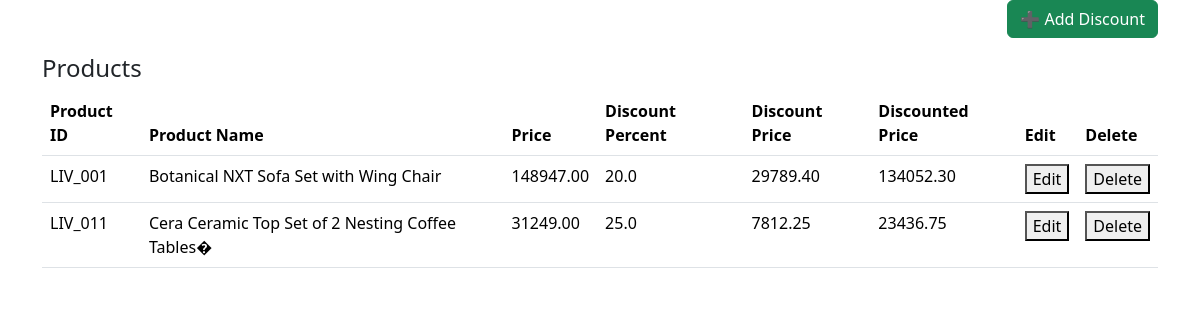
Page /product/discount/ on the earlier database version.
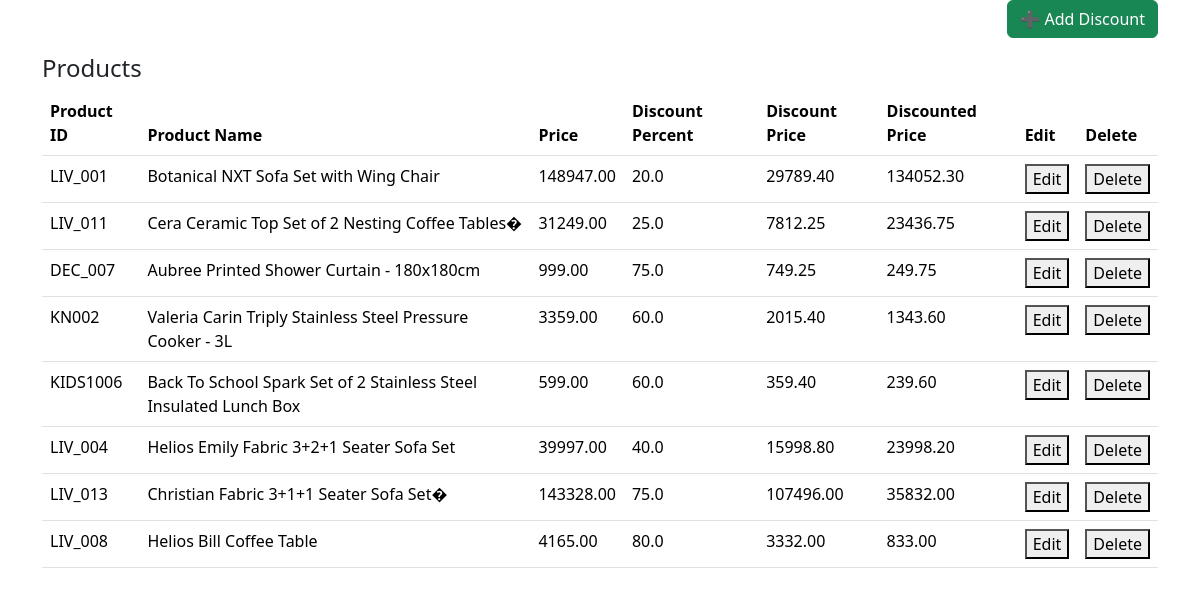
Same page on the later database version.
### product_app/models.py (models this page shows, shortened)
class Discount(models.Model):
    product = models.ForeignKey(Products,on_delete=models.CASCADE)
    disc_percent = models.FloatField(default=0)
    disc_price = models.DecimalField(max_digits=20,decimal_places=2, default=0)
    discounted_price = models.DecimalField(max_digits=20,decimal_places=2,default=0)

class Products(models.Model):
    p_id = models.CharField(primary_key=True,max_length=20)
    date = models.DateField(default=datetime.date.today)
    p_name = models.CharField(max_length=100)
    color = models.CharField(max_length=20,blank=True,null=True)
    brand = models.CharField(max_length=20,blank=True)
    category = models.ForeignKey(Category,on_delete=models.CASCADE)
    sub_category = models.ForeignKey(Sub_category, on_delete=models.CASCADE)
    description = models.CharField(max_length=20,blank=True)
    stock = models.IntegerField()
    price = models.DecimalField(decimal_places=2,max_digits=10)
    warranty = models.CharField(max_length=20,blank=True)

### product_app/views.py (the view, shortened to what this page needs)
# urls.py: path('discount/',views.discount,name='discount'),
def discount(request):
    products = Products.objects.all()
    discount = Discount.objects.all()
    show_modal = False
    return render(request,"admin/product/discount.html",locals())

### sub_category_app/context_processors.py (called while the page is built)
def all_subcategories(request):
    return {
        'all_subcategories': Sub_category.objects.all()
    }

### templates/admin/product/discount.html (shortened to what this page needs)
{% extends 'admin/admin_extend.html' %}
{% load static %}
{% block 'style' %}
<link rel="stylesheet" href="{% static 'css/display.css' %}">
{% endblock %}
{% block 'content' %}
<div class="container">
<div class="text-end mb-3">
    <button type="button" class="btn btn-success" data-bs-toggle="modal" data-bs-target="#addCategoryModal">
        ➕ Add Discount
    </button>
</div>
    <h4>Products</h4>
    <table class="table custom-table">
        <thead>
        <tr>
            <th>Product ID</th>
            <th>Product Name</th>
            <th>Price</th>
            <th>Discount Percent </th>
            <th>Discount Price </th>
            <th>Discounted Price </th>
            <th>Edit</th>
            <th>Delete</th>
        </tr>
        </thead>
        <tbody>
                {% for i in discount %}
            <tr>
                <td>{{i.product.p_id}}</td>
                <td>{{i.product.p_name}}</td>
                <td>{{i.product.price}}
                <td>{{i.disc_percent}}</td>
                <td>{{i.disc_price}}</td>
                <td>{{i.discounted_price}}</td>
                <td>
                    <a href="{% url 'update_discount' i.id %}">
                        <button>Edit</button>
                    </a>
                </td>
                <td>
                    <a href="{% url 'delete_discount' i.id  %}" onclick="return confirm('Are you sure you want to delete this discount? This action cannot be undone.');">
                        <button>Delete</button>
                    </a>
                </td>
            </tr>
            {% endfor %}
        </tbody>
    </table>
{% endblock %}

### templates/admin/admin_extend.html (shortened to what this page needs)
<!DOCTYPE html>
<html lang="en">
<head>
    {% load static %}
    {% block 'style' %} {% endblock %}
    <link
      rel="stylesheet"
      href="https://cdn.jsdelivr.net/npm/bootstrap@5.3.7/dist/css/bootstrap.min.css"
    />
</head>
<body>
    {% block 'content' %}
    {% endblock %}
</body>
</html>

Differences in the rows shown:
added Discount: product.p_id "DEC_007", product.p_name "Aubree Printed Shower Curtain - 180x180cm", product.price "999.00", disc_percent "75.0", disc_price "749.25", discounted_price "249.75"
added Discount: product.p_id "KN002", product.p_name "Valeria Carin Triply Stainless Steel Pressure Cooker - 3L", product.price "3359.00", disc_percent "60.0", disc_price "2015.40", discounted_price "1343.60"
added Discount: product.p_id "KIDS1006", product.p_name "Back To School Spark Set of 2 Stainless Steel Insulated Lunch Box", product.price "599.00", disc_percent "60.0", disc_price "359.40", discounted_price "239.60"
added Discount: product.p_id "LIV_004", product.p_name "Helios Emily Fabric 3+2+1 Seater Sofa Set", product.price "39997.00", disc_percent "40.0", disc_price "15998.80", discounted_price "23998.20"
added Discount: product.p_id "LIV_013", product.p_name "Christian Fabric 3+1+1 Seater Sofa Set�", product.price "143328.00", disc_percent "75.0", disc_price "107496.00", discounted_price "35832.00"
added Discount: product.p_id "LIV_008", product.p_name "Helios Bill Coffee Table", product.price "4165.00", disc_percent "80.0", disc_price "3332.00", discounted_price "833.00"
